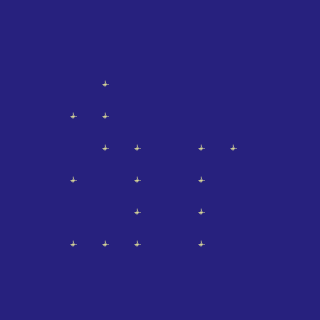

The image is a tile-based game level rendered from a .tmx file. Its description and complete source (layers, tilesets, objects, tile grids) follow:
An orthogonal 10x10 tile map with 32x32 px tiles, 1 tile layer (Calque de Tile 1).

<map version="1.0" orientation="orthogonal" renderorder="right-down" width="10" height="10" tilewidth="32" tileheight="32" nextobjectid="1">
 <tileset firstgid="1" name="tileset" tilewidth="32" tileheight="32" tilecount="16" columns="4">
  <image source="../Tilesets/tileset.png" width="128" height="128" />
  <tile id="0">
   <properties>
    <property name="passable" value="1" />
   </properties>
  </tile>
  <tile id="2">
   <properties>
    <property name="passable" value="0" />
   </properties>
  </tile>
 </tileset>
 <layer name="Calque de Tile 1" width="10" height="10">
  <data encoding="csv">
1,1,1,1,1,1,1,1,1,1,
1,1,1,1,1,1,1,1,1,1,
1,1,1,3,1,1,1,1,1,1,
1,1,3,3,1,1,1,1,1,1,
1,1,1,3,3,1,3,3,1,1,
1,1,3,1,3,1,3,1,1,1,
1,1,1,1,3,1,3,1,1,1,
1,1,3,3,3,1,3,1,1,1,
1,1,1,1,1,1,1,1,1,1,
1,1,1,1,1,1,1,1,1,1
</data>
 </layer>
</map>
